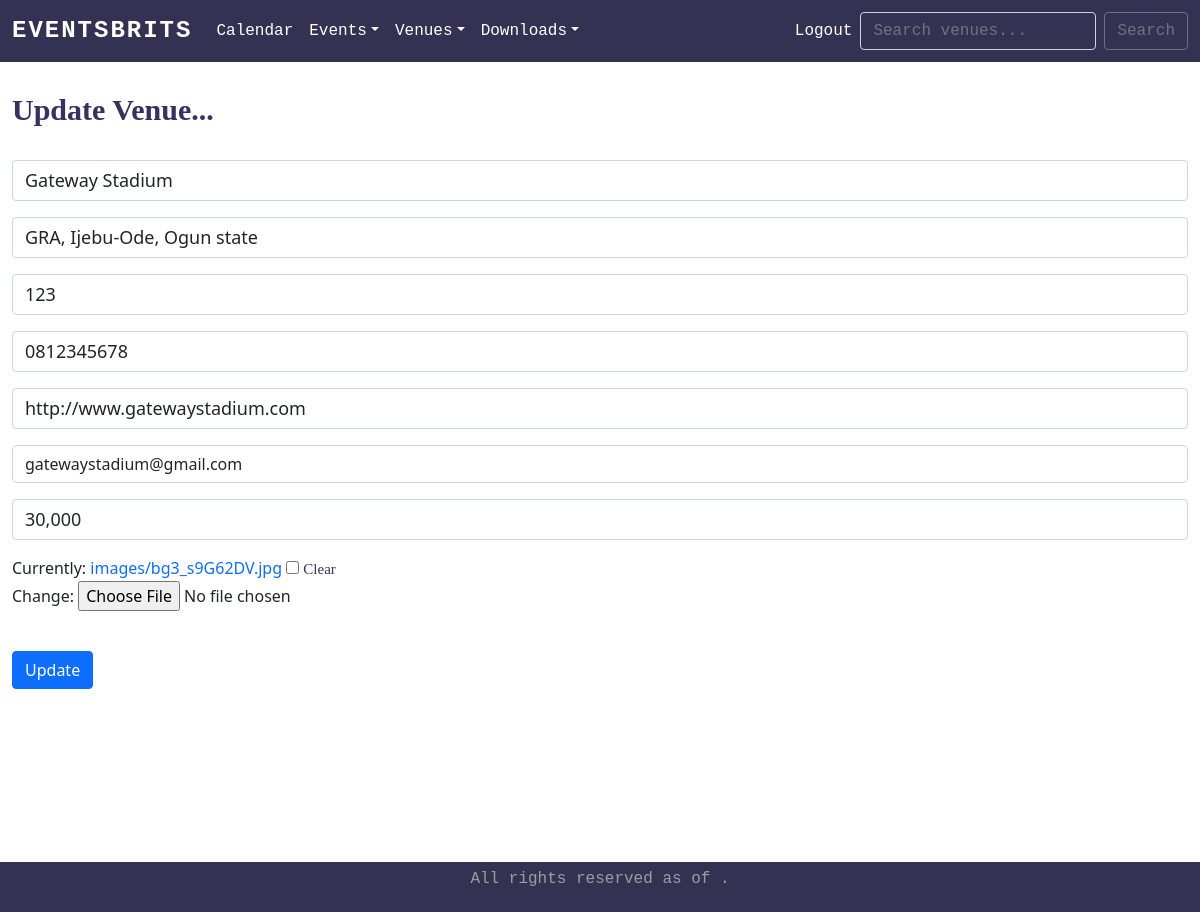
Page /update_venue/7 (signed in) on the committed database.
### firstapp/models.py (models this page shows, shortened)
class Venue(models.Model):
    name = models.CharField('Venue Name', max_length=120)
    address = models.CharField( max_length=300)
    zip_code = models.CharField('Zip Code', max_length=15, blank=True)
    phone = models.CharField('Contact Phone', max_length=25)
    web = models.URLField('Website Address', blank=True)
    email_address = models.EmailField('Email Address')
    capacity = models.CharField('Capacity', max_length=15, blank=False)
    owner = models.IntegerField('Venue Owner', blank=False, default=1)
    venue_image = models.ImageField(null=True, blank=True, upload_to="images/")

### firstapp/views.py (the view)
# urls.py: path('update_venue/<venue_id>', views.update_venue, name='update-venue'),
def update_venue(request, venue_id):
    venue = Venue.objects.get(pk=venue_id)
    form = VenueForm(request.POST or None, request.FILES or None, instance=venue)
    if form.is_valid():
        form.save()
        return redirect('list-venues')
    return render(request, 'firstapp/updatevenue.html', {'venue': venue, 'form': form})

### firstapp/forms.py
class VenueForm(ModelForm):
    class Meta:
        model = Venue
        fields = ('name', 'address', 'zip_code', 'phone', 'web', 'email_address', 'capacity', 'venue_image')
        labels = {
            'name': '',
            'address': '',
            'zip_code': '',
            'phone': '',
            'web': '',
            'email_address': '',
            'capacity': '',
            'venue_image': '',
        }
        widgets = {
            'name': forms.TextInput(attrs={'class': 'form-control', 'placeholder': 'Venue Name'}),
            'address': forms.TextInput(attrs={'class': 'form-control', 'placeholder': 'Address'}),
            'zip_code': forms.TextInput(attrs={'class': 'form-control', 'placeholder': 'Zip Code'}),
            'phone': forms.TextInput(attrs={'class': 'form-control', 'placeholder': 'Phone Number'}),
            'web': forms.TextInput(attrs={'class': 'form-control', 'placeholder': 'Website'}),
            'email_address': forms.EmailInput(attrs={'class': 'form-control', 'placeholder': 'Email Address'}),
            'capacity': forms.TextInput(attrs={'class': 'form-control', 'placeholder': 'capacity'}),
        }

### firstapp/templates/firstapp/updatevenue.html (shortened to what this page needs)
{% extends 'firstapp/base.html' %}
{% block content %}
{% if user.is_authenticated %}
    <h1>Update Venue...</h1> <br />
    <form action="" method="POST" enctype="multipart/form-data">
        {{ form.as_p }} <br />
        <input type="submit" value="Update" class="btn btn-primary" />
    </form>
{% else %}
    <h1 style="text-align:center; margin-top: 1em; color: red;">Sorry! You Must Be Logged In To View This Page! </h1>
    <a class="nav-link" style="text-align:center; margin-top: 1em;" aria-current="page" href="{% url 'login' %}">Login Here...</a>
{% endif %}
{% endblock %}

### firstapp/static/css/style.css (style rules this page uses)
a { text-decoration: none; }
h1 { font-size: 30px; margin-top: 1em; font-family: Georgia, 'Times New Roman', Times, serif; font-weight: bold; }
label { font-family: serif; font-size: 15px; }
h1, label, .viewpost > h2 { color: #34325e; }
input[type="text"], textarea.form-control { font-size: 18px; }

### rows in the picture
Venue: name "Gateway Stadium", address "GRA, Ijebu-Ode, Ogun state", zip_code "123", phone "0812345678", web "http://www.gatewaystadium.com", email_address "gatewaystadium@gmail.com", capacity "30,000"
